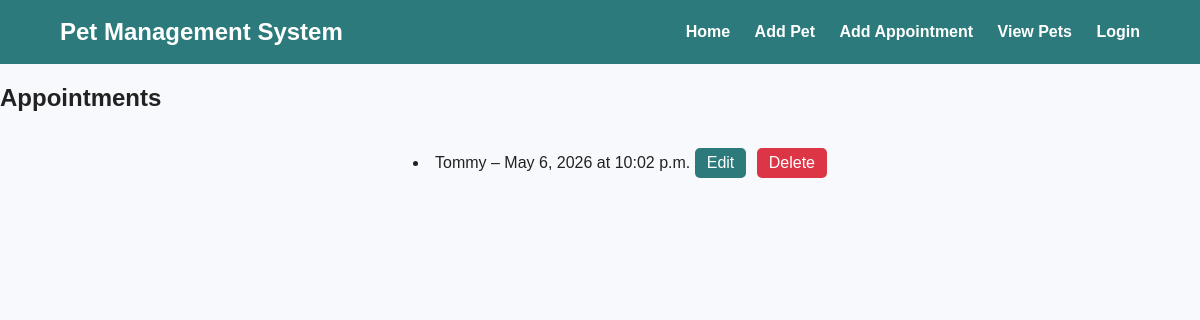
The app's page /appointments/ with its own data.
### pets/models.py (models this page shows, shortened)
class Appointment(models.Model):
    pet = models.ForeignKey(Pet, on_delete=models.CASCADE, related_name="appointments")
    date = models.DateField()
    time = models.TimeField()
    reason = models.CharField(max_length=200)
    notes = models.TextField(blank=True)

class Pet(models.Model):
    owner = models.ForeignKey(Owner, on_delete=models.CASCADE, related_name="pets")
    name = models.CharField(max_length=100)
    pet_type = models.CharField(max_length=50)
    age = models.IntegerField()
    medications = models.TextField(blank=True, null=True)

### pets/views.py (the view)
# urls.py: path("appointments/", views.appointment_list, name="appointment_list"),
def appointment_list(request):
    appointments = Appointment.objects.all()
    return render(request, "pets/appointment_list.html", {"appointments": appointments})

### pets/templates/pets/appointment_list.html
{% extends 'pets/base.html' %}
{% block content %}
<h2>Appointments</h2>
{% if appointments %}
    <div style="text-align: center;">
        <ul style="list-style-position: inside; display: inline-block; text-align: center;">
            {% for appointment in appointments %}
            <li>
                {{ appointment.pet.name }} – {{ appointment.date }} at {{ appointment.time }}
                <a href="{% url 'edit_appointment' appointment.id %}"
                style="background:#2c7a7b; color:white; padding: 6px 12px; border-radius:5px; text-decoration:none; display:inline-block;">
                    Edit
                </a>
                <a href="{% url 'delete_appointment' appointment.id %}"
                style="background:#dc3545; color:white; padding:6px 12px; border-radius:5px; text-decoration:none; display:inline-block; margin-left:6px;">
                    Delete
                </a>
            </li>
            {% endfor %}
        </ul>
    </div>
{% else %}
    <p>No appointments yet.</p>
{% endif %}
{% endblock %}

### pets/static/pets/css/style.css (style rules this page uses)
body { margin: 0; font-family: Arial, sans-serif; background-color: #f7f9fc; color: #222; }

### records on screen
Appointment: pet.name "Tommy", date "May 6, 2026", time "10:02 p.m."
